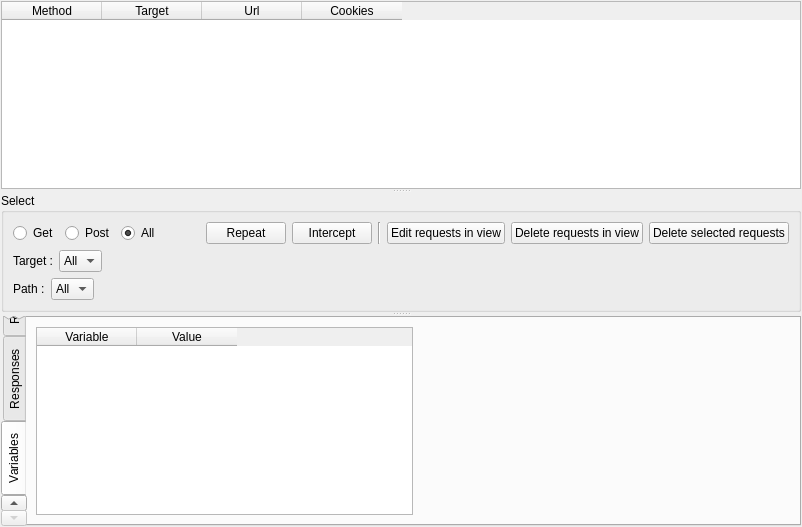
          <widget class="QWidget" name="page" >
           <layout class="QVBoxLayout" >
            <property name="margin" >
             <number>1</number>
            </property>
            <item>
             <widget class="QSplitter" name="splitter" >
              <property name="orientation" >
               <enum>Qt::Vertical</enum>
              </property>
              <widget class="QTableWidget" name="tableWidget" >
               <property name="autoScroll" >
                <bool>true</bool>
               </property>
               <property name="tabKeyNavigation" >
                <bool>true</bool>
               </property>
               <property name="alternatingRowColors" >
                <bool>true</bool>
               </property>
               <property name="selectionMode" >
                <enum>QAbstractItemView::ExtendedSelection</enum>
               </property>
               <property name="selectionBehavior" >
                <enum>QAbstractItemView::SelectRows</enum>
               </property>
               <property name="verticalScrollMode" >
                <enum>QAbstractItemView::ScrollPerPixel</enum>
               </property>
               <property name="horizontalScrollMode" >
                <enum>QAbstractItemView::ScrollPerPixel</enum>
               </property>
               <column>
                <property name="text" >
                 <string>Method</string>
                </property>
               </column>
               <column>
                <property name="text" >
                 <string>Target</string>
                </property>
               </column>
               <column>
                <property name="text" >
                 <string>Url</string>
                </property>
               </column>
               <column>
                <property name="text" >
                 <string>Cookies</string>
                </property>
               </column>
              </widget>
              <widget class="QGroupBox" name="groupBox" >
               <property name="sizePolicy" >
                <sizepolicy vsizetype="Fixed" hsizetype="Fixed" >
                 <horstretch>0</horstretch>
                 <verstretch>0</verstretch>
                </sizepolicy>
               </property>
               <property name="maximumSize" >
                <size>
                 <width>16777215</width>
                 <height>160</height>
                </size>
               </property>
               <property name="title" >
                <string>Select</string>
               </property>
               <layout class="QVBoxLayout" >
                <item>
                 <layout class="QHBoxLayout" >
                  <item>
                   <widget class="QRadioButton" name="radioButton" >
                    <property name="text" >
                     <string>Get</string>
                    </property>
                   </widget>
                  </item>
                  <item>
                   <widget class="QRadioButton" name="radioButton_2" >
                    <property name="text" >
                     <string>Post</string>
                    </property>
                   </widget>
                  </item>
                  <item>
                   <widget class="QRadioButton" name="radioButton_3" >
                    <property name="text" >
                     <string>All</string>
                    </property>
                    <property name="checked" >
                     <bool>true</bool>
                    </property>
                   </widget>
                  </item>
                  <item>
                   <spacer>
                    <property name="orientation" >
                     <enum>Qt::Horizontal</enum>
                    </property>
                    <property name="sizeHint" stdset="0" >
                     <size>
                      <width>40</width>
                      <height>20</height>
                     </size>
                    </property>
                   </spacer>
                  </item>
                  <item>
                   <widget class="QPushButton" name="repeatButton" >
                    <property name="text" >
                     <string>Repeat</string>
                    </property>
                   </widget>
                  </item>
                  <item>
                   <widget class="QPushButton" name="interceptCheck" >
                    <property name="text" >
                     <string>Intercept</string>
                    </property>
                    <property name="checkable" >
                     <bool>true</bool>
                    </property>
                   </widget>
                  </item>
                  <item>
                   <widget class="Line" name="line" >
                    <property name="orientation" >
                     <enum>Qt::Vertical</enum>
                    </property>
                   </widget>
                  </item>
                  <item>
                   <widget class="QPushButton" name="editRequestsButton" >
                    <property name="text" >
                     <string>Edit requests in view</string>
                    </property>
                   </widget>
                  </item>
                  <item>
                   <widget class="QPushButton" name="deleteInViewButton" >
                    <property name="text" >
                     <string>Delete requests in view</string>
                    </property>
                   </widget>
                  </item>
                  <item>
                   <widget class="QPushButton" name="deleteSelectedButton" >
                    <property name="text" >
                     <string>Delete selected requests</string>
                    </property>
                   </widget>
                  </item>
                 </layout>
                </item>
                <item>
                 <layout class="QHBoxLayout" >
                  <item>
                   <widget class="QLabel" name="label" >
                    <property name="text" >
                     <string>Target :</string>
                    </property>
                   </widget>
                  </item>
                  <item>
                   <widget class="QComboBox" name="comboBox" >
                    <property name="sizeAdjustPolicy" >
                     <enum>QComboBox::AdjustToContents</enum>
                    </property>
                    <item>
                     <property name="text" >
                      <string>All</string>
                     </property>
                    </item>
                   </widget>
                  </item>
                  <item>
                   <spacer>
                    <property name="orientation" >
                     <enum>Qt::Horizontal</enum>
                    </property>
                    <property name="sizeHint" stdset="0" >
                     <size>
                      <width>40</width>
                      <height>20</height>
                     </size>
                    </property>
                   </spacer>
                  </item>
                 </layout>
                </item>
                <item>
                 <layout class="QHBoxLayout" >
                  <item>
                   <widget class="QLabel" name="label_2" >
                    <property name="text" >
                     <string>Path :</string>
                    </property>
                   </widget>
                  </item>
                  <item>
                   <widget class="QComboBox" name="comboBox_2" >
                    <property name="sizeAdjustPolicy" >
                     <enum>QComboBox::AdjustToContents</enum>
                    </property>
                    <item>
                     <property name="text" >
                      <string>All</string>
                     </property>
                    </item>
                   </widget>
                  </item>
                  <item>
                   <spacer>
                    <property name="orientation" >
                     <enum>Qt::Horizontal</enum>
                    </property>
                    <property name="sizeHint" stdset="0" >
                     <size>
                      <width>40</width>
                      <height>20</height>
                     </size>
                    </property>
                   </spacer>
                  </item>
                 </layout>
                </item>
               </layout>
              </widget>
              <widget class="QTabWidget" name="tabResponse" >
               <property name="tabPosition" >
                <enum>QTabWidget::West</enum>
               </property>
               <property name="currentIndex" >
                <number>2</number>
               </property>
               <widget class="QWidget" name="tab_3" >
                <attribute name="title" >
                 <string>Requests</string>
                </attribute>
                <layout class="QGridLayout" >
                 <item row="0" column="0" >
                  <widget class="QTextEdit" name="requestEdit" >
                   <property name="readOnly" >
                    <bool>true</bool>
                   </property>
                  </widget>
                 </item>
                </layout>
               </widget>
               <widget class="QWidget" name="tab_4" >
                <attribute name="title" >
                 <string>Responses</string>
                </attribute>
                <layout class="QGridLayout" >
                 <item row="0" column="0" >
                  <widget class="QTextEdit" name="responseEdit" >
                   <property name="readOnly" >
                    <bool>true</bool>
                   </property>
                  </widget>
                 </item>
                </layout>
               </widget>
               <widget class="QWidget" name="tab_5" >
                <attribute name="title" >
                 <string>Variables</string>
                </attribute>
                <layout class="QHBoxLayout" >
                 <item>
                  <widget class="QTableWidget" name="tableWidget_2" >
                   <property name="verticalScrollMode" >
                    <enum>QAbstractItemView::ScrollPerPixel</enum>
                   </property>
                   <property name="horizontalScrollMode" >
                    <enum>QAbstractItemView::ScrollPerPixel</enum>
                   </property>
                   <column>
                    <property name="text" >
                     <string>Variable</string>
                    </property>
                   </column>
                   <column>
                    <property name="text" >
                     <string>Value</string>
                    </property>
                   </column>
                  </widget>
                 </item>
                 <item>
                  <spacer>
                   <property name="orientation" >
                    <enum>Qt::Horizontal</enum>
                   </property>
                   <property name="sizeHint" stdset="0" >
                    <size>
                     <width>40</width>
                     <height>20</height>
                    </size>
                   </property>
                  </spacer>
                 </item>
                </layout>
               </widget>
              </widget>
             </widget>
            </item>
           </layout>
          </widget>
